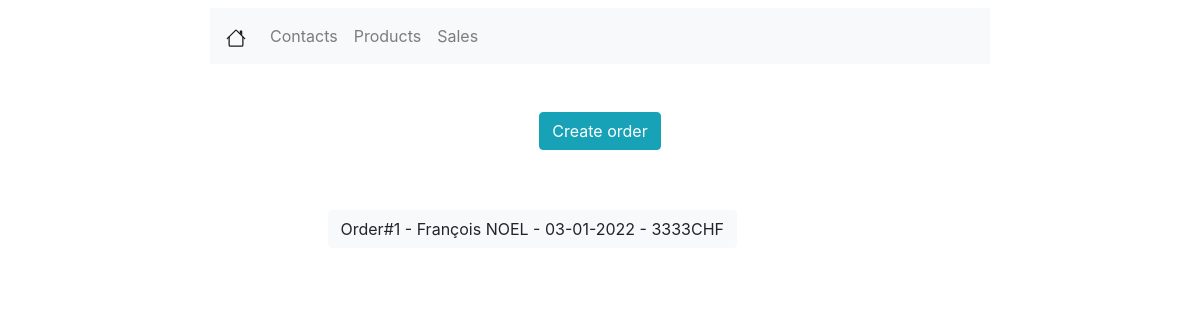
Before: /sales/ with the older database file.
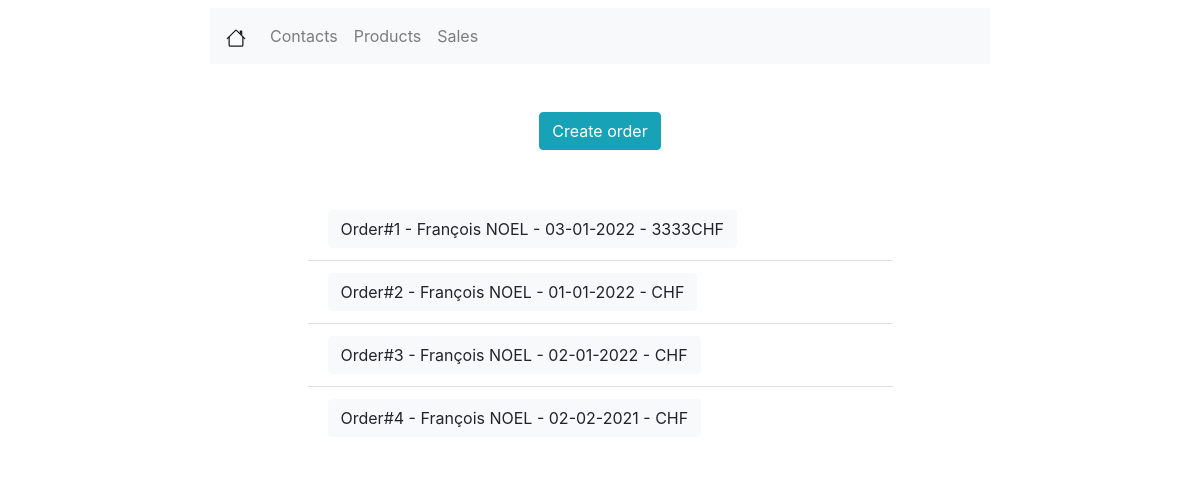
After: the same page with the newer database file.
### sale/models.py (models this page shows, shortened)
class SaleOrder(models.Model):
    create_at = models.DateTimeField(auto_now_add=True)
    updated_at = models.DateTimeField(auto_now=True)
    name = models.CharField(max_length=100)
    partner_id = models.ForeignKey(Contact, on_delete=models.CASCADE, null=False, verbose_name='Customer')
    validity_date = models.DateField(verbose_name="Validity date", blank=True, null=True)

### sale/views.py (the view)
# urls.py: path('', views.SaleOrderIndexView.as_view(), name='sales'),
class SaleOrderIndexView(generic.ListView):
    template_name = 'sale/sale_listview.html'
    context_object_name = 'sales_list'
    queryset = SaleOrder.objects.all()

### sale/templates/sale/sale_listview.html
{% extends 'viewlist/viewlist.html' %}
{% block viewlist %}
    <div class="row mx-auto mt-5 justify-content-center">
        <form class="form-inline">
            <a class="btn btn-info" href="{% url 'create_sale' %}" role="button">Create order</a>
        </form>
    </div>
    <div class="row mx-auto mt-5 justify-content-center">
        {% if sales_list %}
            <ul class="list-group list-group-flush w-50">
                {% for sale in sales_list %}
                    <li class="list-group-item d-flex justify-content-between align-items-center">
                        <a class="btn btn-light" href="{% url 'sale_detail' sale.id %}"
                           role="button">{{ sale.name }}</a>
                    </li>
                {% endfor %}
            </ul>
        {% else %}
            <p>There are no order yet</p>
        {% endif %}
    </div>
{% endblock %}

Changed rows visible on the page:
added SaleOrder: name "Order#2 - François NOEL - 01-01-2022 - CHF"
added SaleOrder: name "Order#3 - François NOEL - 02-01-2022 - CHF"
added SaleOrder: name "Order#4 - François NOEL - 02-02-2021 - CHF"
